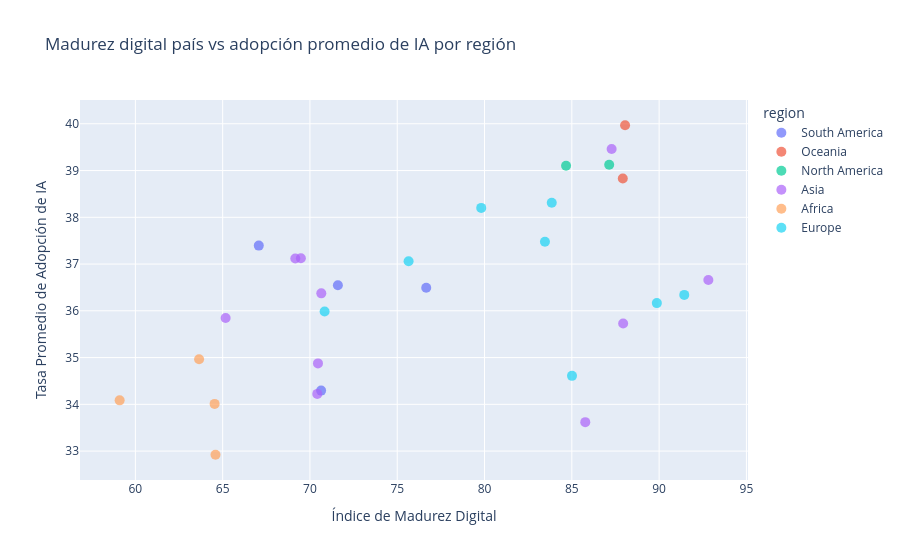

Notebook code for this chart:
### Markdown cell above
Los continentes con mayor tasa de adopción de IA son Oceanía y América del Norte, mientras que Asia y África muestran las tasas de adopción más bajas. Esto es algo que podría esperarse, dado que los países de Oceanía y América del Norte suelen tener economías más desarrolladas y una mayor inversión en tecnología e innovación. Por otro lado, Asia y África presentan desafíos estructurales y económicos que podrían limitar la adopción de IA. Es importante reconocer que Asia es un país muy heterogéneo, con países como Japón y Corea del Sur que tienen tasas de adopción de IA muy altas, mientras que otros países asiáticos tienen tasas mucho más bajas. Esto sugiere que la adopción de IA no está determinada únicamente por la región geográfica, sino también por factores económicos, políticos y culturales específicos de cada país.

### Code cell
country_adoption = company.groupby('country', as_index=False)['ai_adoption_rate'].mean()
country_merged = country_adoption.merge(country[['country', 'digital_maturity_index']], on='country', how='left')

import plotly.express as px

country_adoption = company.groupby('country', as_index=False)['ai_adoption_rate'].mean()
country_merged = country_adoption.merge(country[['country', 'digital_maturity_index']], on='country', how='left')
country_merged = country_merged.merge(country[['country', 'region']], on='country', how='left')

# Create interactive scatter plot with Plotly
fig = px.scatter(
    country_merged,
    x='digital_maturity_index',
    y='ai_adoption_rate',
    color='region',
    hover_name='country',
    hover_data={
        'digital_maturity_index': ':.3f',
        'ai_adoption_rate': ':.2f',
        'region': True
    },
    title='Madurez digital país vs adopción promedio de IA por región',
    labels={
        'digital_maturity_index': 'Índice de Madurez Digital',
        'ai_adoption_rate': 'Tasa Promedio de Adopción de IA'
    },
)

fig.update_traces(marker=dict(size=10, opacity=0.7))
fig.show()

### Figure 1 — Plotly figure (JSON) as saved in the notebook; plotly's stock layout.template omitted (floating-point values rounded to 4 significant figures)
{"data": [{"customdata": [["South America"], ["South America"], ["South America"], ["South America"]], "hovertemplate": "<b>%{hovertext}</b><br><br>region=%{customdata[0]}<br>Índice de Madurez Digital=%{x:.3f}<br>Tasa Promedio de Adopción de IA=%{y:.2f}<extra></extra>", "hovertext": ["Argentina", "Brazil", "Chile", "Colombia"], "legendgroup": "South America", "marker": {"color": "#636efa", "opacity": 0.7, "size": 10, "symbol": "circle"}, "mode": "markers", "name": "South America", "orientation": "v", "showlegend": true, "type": "scatter", "x": [70.64, 71.6, 76.66, 67.07], "xaxis": "x", "y": [34.29, 36.55, 36.49, 37.39], "yaxis": "y"}, {"customdata": [["Oceania"], ["Oceania"]], "hovertemplate": "<b>%{hovertext}</b><br><br>region=%{customdata[0]}<br>Índice de Madurez Digital=%{x:.3f}<br>Tasa Promedio de Adopción de IA=%{y:.2f}<extra></extra>", "hovertext": ["Australia", "New Zealand"], "legendgroup": "Oceania", "marker": {"color": "#EF553B", "opacity": 0.7, "size": 10, "symbol": "circle"}, "mode": "markers", "name": "Oceania", "orientation": "v", "showlegend": true, "type": "scatter", "x": [88.05, 87.92], "xaxis": "x", "y": [39.97, 38.83], "yaxis": "y"}, {"customdata": [["North America"], ["North America"]], "hovertemplate": "<b>%{hovertext}</b><br><br>region=%{customdata[0]}<br>Índice de Madurez Digital=%{x:.3f}<br>Tasa Promedio de Adopción de IA=%{y:.2f}<extra></extra>", "hovertext": ["Canada", "USA"], "legendgroup": "North America", "marker": {"color": "#00cc96", "opacity": 0.7, "size": 10, "symbol": "circle"}, "mode": "markers", "name": "North America", "orientation": "v", "showlegend": true, "type": "scatter", "x": [84.67, 87.14], "xaxis": "x", "y": [39.1, 39.13], "yaxis": "y"}, {"customdata": [["Asia"], ["Asia"], ["Asia"], ["Asia"], ["Asia"], ["Asia"], ["Asia"], ["Asia"], ["Asia"], ["Asia"]], "hovertemplate": "<b>%{hovertext}</b><br><br>region=%{customdata[0]}<br>Índice de Madurez Digital=%{x:.3f}<br>Tasa Promedio de Adopción de IA=%{y:.2f}<extra></extra>", "hovertext": ["China", "India", "Indonesia", "Japan", "Malaysia", "Philippines", "Singapore", "South Korea", "Thailand", "Vietnam"], "legendgroup": "Asia", "marker": {"color": "#ab63fa", "opacity": 0.7, "size": 10, "symbol": "circle"}, "mode": "markers", "name": "Asia", "orientation": "v", "showlegend": true, "type": "scatter", "x": [85.77, 70.65, 69.48, 87.94, 70.42, 65.17, 87.28, 92.82, 70.46, 69.16], "xaxis": "x", "y": [33.62, 36.37, 37.12, 35.73, 34.22, 35.85, 39.46, 36.66, 34.88, 37.12], "yaxis": "y"}, {"customdata": [["Africa"], ["Africa"], ["Africa"], ["Africa"]], "hovertemplate": "<b>%{hovertext}</b><br><br>region=%{customdata[0]}<br>Índice de Madurez Digital=%{x:.3f}<br>Tasa Promedio de Adopción de IA=%{y:.2f}<extra></extra>", "hovertext": ["Egypt", "Kenya", "Nigeria", "South Africa"], "legendgroup": "Africa", "marker": {"color": "#FFA15A", "opacity": 0.7, "size": 10, "symbol": "circle"}, "mode": "markers", "name": "Africa", "orientation": "v", "showlegend": true, "type": "scatter", "x": [64.59, 63.65, 59.1, 64.54], "xaxis": "x", "y": [32.92, 34.96, 34.09, 34.01], "yaxis": "y"}, {"customdata": [["Europe"], ["Europe"], ["Europe"], ["Europe"], ["Europe"], ["Europe"], ["Europe"], ["Europe"]], "hovertemplate": "<b>%{hovertext}</b><br><br>region=%{customdata[0]}<br>Índice de Madurez Digital=%{x:.3f}<br>Tasa Promedio de Adopción de IA=%{y:.2f}<extra></extra>", "hovertext": ["France", "Germany", "Italy", "Netherlands", "Poland", "Spain", "Sweden", "UK"], "legendgroup": "Europe", "marker": {"color": "#19d3f3", "opacity": 0.7, "size": 10, "symbol": "circle"}, "mode": "markers", "name": "Europe", "orientation": "v", "showlegend": true, "type": "scatter", "x": [83.46, 85.01, 75.65, 91.44, 70.84, 79.81, 89.87, 83.85], "xaxis": "x", "y": [37.48, 34.61, 37.06, 36.34, 35.99, 38.2, 36.16, 38.31], "yaxis": "y"}], "layout": {"legend": {"title": {"text": "region"}, "tracegroupgap": 0}, "title": {"text": "Madurez digital país vs adopción promedio de IA por región"}, "xaxis": {"anchor": "y", "domain": [0, 1], "title": {"text": "Índice de Madurez Digital"}}, "yaxis": {"anchor": "x", "domain": [0, 1], "title": {"text": "Tasa Promedio de Adopción de IA"}}}}
